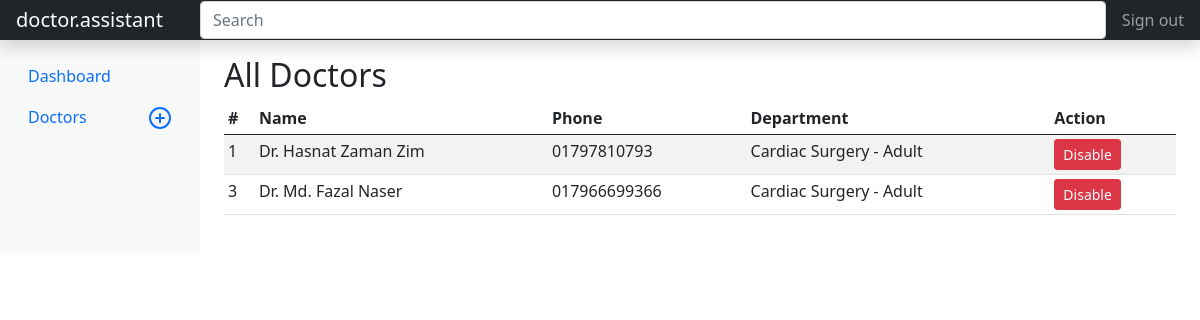
The app's page /admin/active_doctors.php (signed in) with its own data.
### tables this page shows
CREATE TABLE `doctor` (
  `id` int(11) NOT NULL,
  `user_id` int(11) NOT NULL,
  `short_qualification` text NOT NULL,
  `about` text NOT NULL,
  `facebook` varchar(100) DEFAULT NULL,
  `linkedin` varchar(100) DEFAULT NULL,
  `specialist` text DEFAULT NULL,
  `experience` text DEFAULT NULL,
  `qualification` text DEFAULT NULL,
  `department_id` int(11) NOT NULL,
  `membership` text DEFAULT NULL,
  `chamber_availability` text DEFAULT NULL,
  `status` int(11) NOT NULL DEFAULT 0,
  `created_at` datetime NOT NULL
);

CREATE TABLE `user` (
  `id` int(11) NOT NULL,
  `name` varchar(50) NOT NULL,
  `email` varchar(50) DEFAULT NULL,
  `phone` varchar(15) NOT NULL,
  `password` varchar(100) NOT NULL,
  `group_id` int(11) NOT NULL,
  `status` tinyint(4) NOT NULL DEFAULT 1,
  `created_at` datetime NOT NULL
);

CREATE TABLE `department` (
  `id` int(11) NOT NULL,
  `name` varchar(100) NOT NULL,
  `status` int(11) NOT NULL DEFAULT 1,
  `created_at` datetime NOT NULL
);

### config/functions.php (called while the page is built, shortened)
<?php
$con = new mysqli(DB_HOSTNAME, DB_USERNAME, DB_PASSWORD, DB_DATABASE) or die("DB Error Occurred . $con->connect_error");
function GetData($sql)
{
	global $con;
	$query = $con->query($sql);
	$result = [];
	if ($query) {
		while ($row = $query->fetch_assoc()) {
			$result[] = $row;
		}
	}
	return (count($result) < 1 ? false : $result);
}
function MySQLDataPagination($mysqlQuery)
{
	global $con;
	$limit = $_SESSION['viewLimit'];
	$page_num = (isset($_GET['page']) && is_numeric($_GET['page'])) ? $_GET['page'] : 0;
	if ($page_num == 0) $page_num = 1;
	$start = (isset($page_num) ? mysqli_real_escape_string($con, ($page_num - 1) * $limit) : 0);
	$content = GetData($mysqlQuery . " LIMIT $start, $limit");
	$params = $_GET;
	unset($params['page']);
	$params['page'] = '';
	$cUrl = parse_url($_SERVER["REQUEST_URI"], PHP_URL_PATH) . '?' . http_build_query($params);
	$totalCount = $con->query($mysqlQuery)->num_rows;
	$totalPage = ceil($totalCount / $limit);
	$pHTML = "<nav>";
	$pHTML .= "<ul class='pagination'>";
	$pHTML .= "<li class='page-item " . ($page_num == 1 ? 'disabled' : '') . "'>";
	$pHTML .= "<a class='page-link' href='" . $cUrl . ($page_num > 1 ? ($page_num - 1) : '#') . "'>Previous</a>";
	$pHTML .= "</li>";
	$pHTML .= "<li class='page-item " . ($page_num == 1 ? 'active' : '') . "'>";
	$pHTML .= "<a class='page-link' href='" . $cUrl . "1'>1</a>";
	$pHTML .= "</li>";
	$pHTML .= ($page_num > 4 ? "<li class='page-item disabled'><a class='page-link'>...</a></li>" : "");
	$startLoop = ($page_num > 4 ? ($page_num - 2) : 2);
	$endLoop = ($page_num < ($totalPage - 3) ? ($page_num + 2) : ($totalPage - 1));
	for ($i = $startLoop; $i <= $endLoop; $i++) {
		$pHTML .= "<li class='page-item " . ($i == $page_num ? 'active' : '') . "'>";
		$pHTML .= "<a class='page-link' href='{$cUrl}{$i}'>{$i}</a>";
		$pHTML .= "</li>";
	}
	$pHTML .= ($page_num < ($totalPage - 3) ? "<li class='page-item disabled'><a class='page-link'>...</a></li>" : "");
	$pHTML .= ($totalPage > 1 ? "<li class='page-item " . ($i == $page_num ? "active" : "") . "'><a class='page-link' href={$cUrl}{$totalPage}>$totalPage</a></li>" : "");
	$pHTML .= "<li class='page-item " . ($page_num == $totalPage ? 'disabled' : '') . "'>";
	$pHTML .= "<a class='page-link' href='" . $cUrl . ($page_num < $totalPage ? ($page_num + 1) : '#') . "'>Next</a>";
	$pHTML .= "</li>";
	$pHTML .= "</ul>";
	$pHTML .= "</nav>";
	$info = "Showing " . ((($page_num - 1) * $_SESSION['viewLimit']) + 1) . " to " . (($page_num * $_SESSION['viewLimit']) > $totalCount ? $totalCount : ($page_num * $_SESSION['viewLimit'])) . " of {$totalCount}";
	return ["content" => $content, "pagination" => $pHTML, "info" => $info];
}

### admin/active_doctors.php (the view, shortened to what this page needs)
<?php
require_once dirname(__DIR__) . '/includes/header.php';
require_once('includes/header.php') ?>
    <div class="container-fluid">
        <div class="row">
			<?php require_once('includes/navigation.php') ?>
            <main class="col-md-9 ms-sm-auto col-lg-10 px-md-4">
                <div class="pt-3 pb-2 mb-3">
                    <h2>All Doctors</h2>
                    <div class="table-responsive">
                        <table class="table table-striped table-sm vertical-align-middle ws_nowrap">
                            <thead>
                            <tr>
                                <th>#</th>
                                <th>Name</th>
                                <th>Phone</th>
                                <th>Department</th>
                                <th>Action</th>
                            </tr>
                            </thead>
                            <tbody>
							<?php
							$data = MySQLDataPagination("SELECT d.id,u.name, u.email,u.phone, department.name as department, d.created_at FROM `user` as u JOIN doctor as d on d.user_id = u.id JOIN department ON department.id = d.department_id WHERE d.status = '1'");
							if (!$data['content']) : ?>
                                <tr>
                                    <td colspan="10" class="text-center">No Data Available</td>
                                </tr>
							<?php else : ?>
								<?php foreach ($data['content'] as $item) : ?>
                                    <tr>
                                        <td><?= $item['id'] ?></td>
                                        <td><?= $item['name'] ?></td>
                                        <td><?= $item['phone'] ?></td>
                                        <td><?= $item['department'] ?></td>
                                        <td>
                                            <a href="<?= SITE_URL ?>/admin/post/doctor_post.php?action=disable&id=<?= $item['id'] ?>"
                                               data-confirm="Are you sure you want to disable this doctor ?"
                                               class="btn btn-sm btn-danger"> Disable</a>
                                        </td>
                                    </tr>
								<?php endforeach; ?>
							<?php endif; ?>
                            </tbody>
                        </table>
                    </div>
                </div>
            </main>
        </div>
    </div>
<?php require_once dirname(__DIR__) . '/includes/footer.php';

### records on screen
doctor: id "1", user.name "Dr. Hasnat Zaman Zim", user.phone "01797810793", department.name "Cardiac Surgery - Adult"
doctor: id "3", user.name "Dr. Md. Fazal Naser", user.phone "017966699366", department.name "Cardiac Surgery - Adult"

### other values on screen
LOGO "doctor.assistant"
